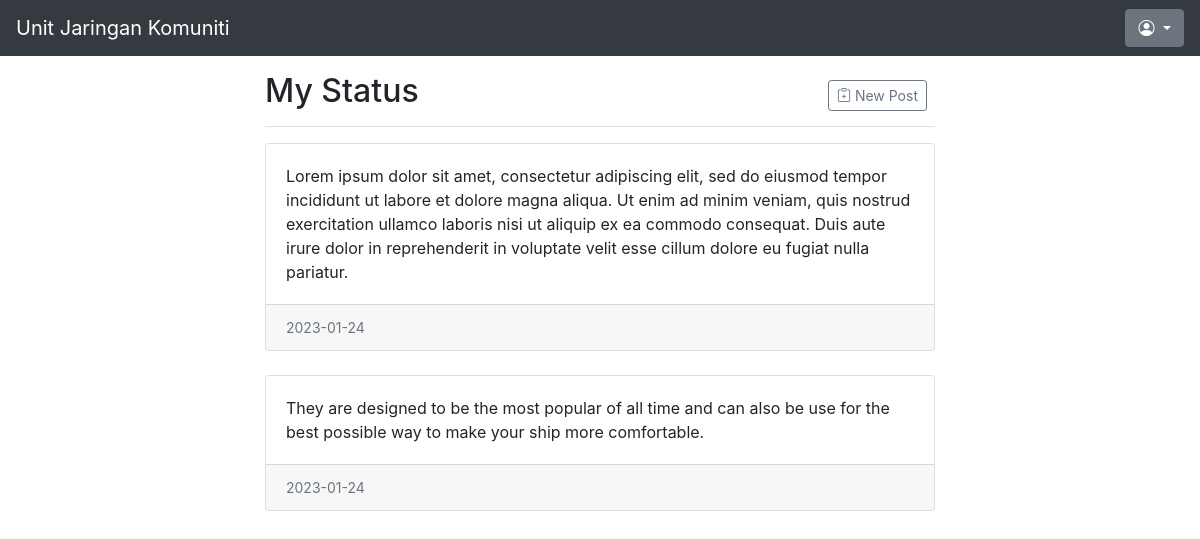
The page /status.php?pid=1 on the database its author committed.
### tables this page shows
CREATE TABLE `status` (
  `time` date NOT NULL,
  `feed` varchar(1000) NOT NULL,
  `pid` int(11) NOT NULL
);

### status.php (the view, shortened to what this page needs)
<?php
include "dbconn.php";
$pid = $_GET['pid'];
$sqlstatus = "SELECT * FROM status WHERE pid = $pid";
$restat = mysqli_query($conn, $sqlstatus);
?>
<head>
    <link rel="stylesheet" href="https://cdn.jsdelivr.net/npm/bootstrap@4.6.2/dist/css/bootstrap.min.css">
    <link rel="stylesheet" href="https://cdn.jsdelivr.net/npm/bootstrap-icons@1.10.2/font/bootstrap-icons.css">
</head>
<body>
    <nav class="navbar sticky-top navbar-expand-lg navbar-dark bg-dark">
        <a class="navbar-brand" href="#">Unit Jaringan Komuniti</a>
        <div class="btn-group ml-auto">
            <button type="button" class="btn btn-secondary dropdown-toggle" data-toggle="dropdown" aria-expanded="false">
                <i class="bi bi-person-circle"></i>
            </button>
        </div>
    </nav>
    <div class="mx-auto col-md-7">
        <div class="d-flex justify-content-between flex-wrap flex-md-nowrap align-items-center pt-3 pb-2 mb-3 border-bottom">
            <h1 class="h2">My Status</h1>
            <div class="btn-toolbar mb-2 mb-md-0">
                <div class="btn-group mr-2">
                    <button type="button" class="btn btn-sm btn-outline-secondary" data-toggle="modal" data-target="#addnew"><i class="bi bi-clipboard-plus"></i> New Post</button>
                </div>
            </div>
        </div>
        <?php
        while($statrow = mysqli_fetch_array($restat)) {
            $card = ' class="card mb-4"';
            $body = ' class="card-body"';
            $text = ' class="card-text"';
            $footer = ' class="card-footer"';
            $mute = ' class="text-muted"';
            echo "<div>";
            echo "<div".$card.">";
            echo "<div".$body.">";
            echo "<p".$text.">".$statrow['feed']."</p>";
            echo "</div>";
            echo "<div".$footer.">";
            echo "<small".$mute.">".$statrow['time']."</small>";
            echo "</div>";
            echo "</div>";
            echo "</div>";
        }
        ?>
    </div>
</body>
</html>

### rows shown on the page
status: feed "Lorem ipsum dolor sit amet, consectetur adipiscing elit, sed do eiusmod tempor incididunt ut labore et dolore magna aliqua. Ut enim ad minim veniam, quis nostrud exercitation ullamco laboris nisi ut aliquip ex ea commodo consequat. Duis aute irure dolor in reprehenderit in voluptate velit esse cillum dolore eu fugiat nulla pariatur.", time "2023-01-24"
status: feed "They are designed to be the most popular of all time and can also be use for the best possible way to make your ship more comfortable.", time "2023-01-24"
